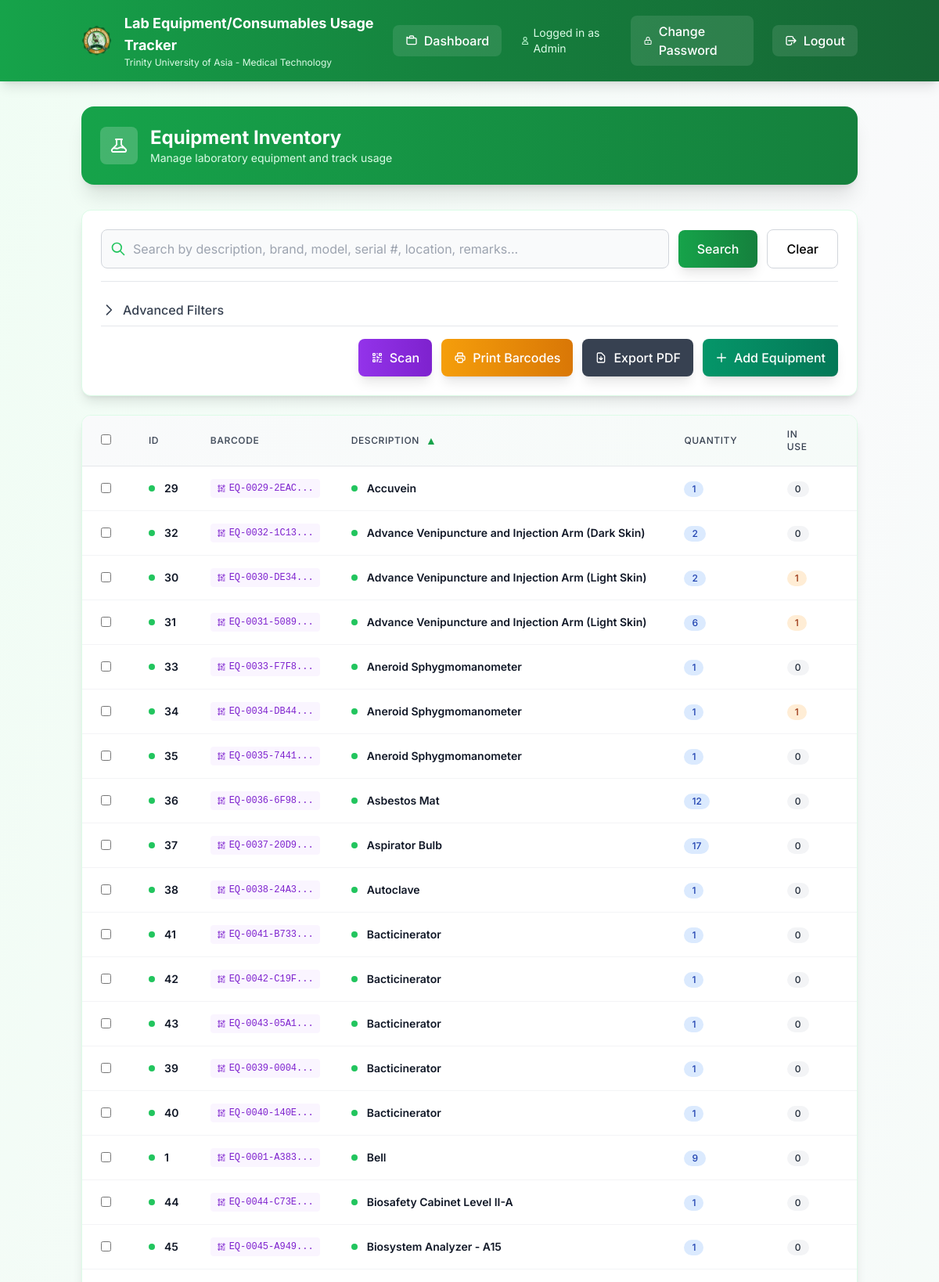
The app's page /equipment (signed in, upper part) with its own data.
### models.py (models this page shows)
class Equipment(db.Model):
    id = db.Column(db.Integer, primary_key=True)
    description = db.Column(db.String(200), nullable=False)
    qty = db.Column(db.Integer)
    date_purchased = db.Column(db.String(20))
    serial_number = db.Column(db.String(100))
    brand_name = db.Column(db.String(100))
    model = db.Column(db.String(100))
    remarks = db.Column(db.String(100))
    location = db.Column(db.String(200))
    barcode = db.Column(db.String(50), nullable=True)  # Barcode for quick scanning

### app.py (the view, shortened to what this page needs)
@app.route('/equipment')
def equipment():
    if 'user_id' not in session:
        return redirect(url_for('login'))
    q = request.args.get('q', '').strip()
    sort = request.args.get('sort', 'description')
    direction = request.args.get('dir', 'asc').lower()
    direction = 'desc' if direction == 'desc' else 'asc'
    location_filter = request.args.get('location', '').strip()
    brand_filter = request.args.get('brand', '').strip()
    date_from = request.args.get('date_from', '').strip()
    date_to = request.args.get('date_to', '').strip()
    sortable_fields = {
        'description', 'qty', 'date_purchased', 'serial_number',
        'brand_name', 'model', 'remarks', 'location',
        'in_use', 'on_stock'
    }
    if sort not in sortable_fields:
        sort = 'description'
    active_borrows_sq = (db.session.query(
            BorrowLog.equipment_id.label('eq_id'),
            func.sum(BorrowLog.quantity_borrowed).label('in_use')  # Sum quantities instead of count
        )
        .filter(BorrowLog.returned_at.is_(None))
        .group_by(BorrowLog.equipment_id)
        .subquery())
    in_use_col = func.coalesce(active_borrows_sq.c.in_use, 0).label('in_use')
    on_stock_col = (func.coalesce(Equipment.qty, 0) - func.coalesce(active_borrows_sq.c.in_use, 0)).label('on_stock')
    query = (db.session.query(Equipment, in_use_col, on_stock_col)
             .outerjoin(active_borrows_sq, Equipment.id == active_borrows_sq.c.eq_id))
    if location_filter:
        query = query.filter(Equipment.location.ilike(f"%{location_filter}%"))
    if brand_filter:
        query = query.filter(Equipment.brand_name.ilike(f"%{brand_filter}%"))
    if date_from:
        query = query.filter(Equipment.date_purchased >= date_from)
    if date_to:
        query = query.filter(Equipment.date_purchased <= date_to)
    if sort == 'in_use':
        sort_col = in_use_col
    elif sort == 'on_stock':
        sort_col = on_stock_col
    else:
        sort_col = getattr(Equipment, sort)
    query = query.order_by(sort_col.desc() if direction == 'desc' else sort_col.asc())
    rows = query.all()
    items = []
    for e, in_use, on_stock in rows:
        setattr(e, 'in_use', int(in_use or 0))
        setattr(e, 'on_stock', int(on_stock or 0))
        items.append(e)
    all_locations = db.session.query(Equipment.location).filter(Equipment.location.isnot(None)).distinct().all()
    locations = sorted([l[0] for l in all_locations if l[0] and l[0].strip()])
    all_brands = db.session.query(Equipment.brand_name).filter(Equipment.brand_name.isnot(None)).distinct().all()
    brands = sorted([b[0] for b in all_brands if b[0] and b[0].strip()])
    return render_template('equipment.html', items=items, q=q, sort=sort, dir=direction,
                         location_filter=location_filter, brand_filter=brand_filter,
                         date_from=date_from, date_to=date_to,
                         locations=locations, brands=brands)

### templates/equipment.html (shortened to what this page needs)
{% extends "base.html" %}
{% block content %}
<div class="bg-gradient-to-r from-green-600 to-green-700 rounded-2xl shadow-xl text-white p-6 mb-8 medical-shadow-lg">
  <div class="flex items-center justify-between flex-wrap gap-4">
    <div class="flex items-center space-x-4">
      <div class="h-12 w-12 bg-white bg-opacity-20 rounded-lg flex items-center justify-center">
      </div>
      <div>
        <h1 class="text-2xl font-bold">Equipment Inventory</h1>
        <p class="text-green-100 text-sm">Manage laboratory equipment and track usage</p>
      </div>
    </div>
  </div>
</div>
<div class="bg-white rounded-xl shadow-lg border border-green-100 p-6 mb-6 medical-shadow">
  <div class="flex flex-col gap-4">
    <div class="flex-1">
      <form method="GET" action="{{ url_for('equipment') }}" class="flex items-center gap-3">
        <div class="relative flex-1">
          <div class="absolute inset-y-0 left-0 pl-3 flex items-center pointer-events-none">
          </div>
          <input
            type="text"
            name="q"
            value="{{ q|default('') }}"
            placeholder="Search by description, brand, model, serial #, location, remarks..."
            class="block w-full pl-10 pr-3 py-3 border border-gray-300 rounded-lg focus:outline-none focus:ring-2 focus:ring-green-500 focus:border-green-500 transition duration-200 bg-gray-50 focus:bg-white"
            aria-label="Search equipment"
          />
        </div>
        <button type="submit" class="bg-gradient-to-r from-green-600 to-green-700 text-white px-6 py-3 rounded-lg hover:from-green-700 hover:to-green-800 font-medium transition duration-200 shadow-lg hover:shadow-xl">
          Search
        </button>
        <a href="{{ url_for('equipment') }}" class="px-6 py-3 rounded-lg border border-gray-300 hover:bg-gray-50 font-medium transition duration-200">
          Clear
        </a>
      </form>
    </div>
    <div class="border-t border-gray-200 pt-4">
      <details class="group">
        <summary class="cursor-pointer flex items-center gap-2 text-gray-700 hover:text-green-700 font-medium transition-colors py-2">
          <svg class="h-5 w-5 transform group-open:rotate-90 transition-transform" fill="none" stroke="currentColor" viewBox="0 0 24 24">
            <path stroke-linecap="round" stroke-linejoin="round" stroke-width="2" d="M9 5l7 7-7 7"/>
          </svg>
          Advanced Filters
        </summary>
      </details>
    </div>
  </div>
  <div class="flex flex-col lg:flex-row lg:items-center lg:justify-between gap-4 pt-4 border-t border-gray-200">
    <div class="flex items-center gap-3">
      <button type="button" onclick="openBarcodeScanner()"
              class="group flex items-center space-x-2 bg-gradient-to-r from-purple-600 to-purple-700 text-white px-4 py-3 rounded-lg hover:from-purple-700 hover:to-purple-800 font-medium transition duration-200 shadow-lg"
              title="Scan barcode to quickly find items">
        <span>Scan</span>
      </button>
      <button type="button" onclick="printSelectedBarcodes('equipment')"
              class="group flex items-center space-x-2 bg-gradient-to-r from-amber-500 to-amber-600 text-white px-4 py-3 rounded-lg hover:from-amber-600 hover:to-amber-700 font-medium transition duration-200 shadow-lg"
              title="Print selected items barcodes">
        <span>Print Barcodes</span>
      </button>
      <a href="{{ url_for('export_equipment_pdf', q=q, sort=sort, dir=dir, location=location_filter, brand=brand_filter, date_from=date_from, date_to=date_to) }}"
         class="group flex items-center space-x-2 bg-gray-700 text-white px-4 py-3 rounded-lg hover:bg-gray-800 font-medium transition duration-200 shadow-lg"
         title="Export current view to PDF">
        <svg class="h-4 w-4" fill="none" stroke="currentColor" viewBox="0 0 24 24">
          <path stroke-linecap="round" stroke-linejoin="round" stroke-width="2" d="M12 10v6m0 0l-3-3m3 3l3-3m2 8H7a2 2 0 01-2-2V5a2 2 0 012-2h5.586a1 1 0 01.707.293l5.414 5.414a1 1 0 01.293.707V19a2 2 0 01-2 2z"/>
        </svg>
        <span>Export PDF</span>
      </a>
      {% if session.role in ['admin', 'tech'] %}
      <a href="{{ url_for('add_equipment') }}" class="group flex items-center space-x-2 bg-gradient-to-r from-emerald-600 to-emerald-700 text-white px-4 py-3 rounded-lg hover:from-emerald-700 hover:to-emerald-800 font-medium transition duration-200 shadow-lg">
        <svg class="h-4 w-4" fill="none" stroke="currentColor" viewBox="0 0 24 24">
          <path stroke-linecap="round" stroke-linejoin="round" stroke-width="2" d="M12 4v16m8-8H4"/>
        </svg>
        <span>Add Equipment</span>
      </a>
      {% endif %}
    </div>
  </div>
</div>
<div class="bg-white rounded-xl shadow-lg border border-green-100 overflow-hidden medical-shadow">
  <div class="overflow-x-auto">
    <table class="min-w-full divide-y divide-gray-200">
      <thead class="bg-gradient-to-r from-gray-50 to-green-50">
        <tr>
          {% set _sort = sort|default('description') %}
          {% set _dir = dir|default('asc') %}
          {% macro sort_link(label, field) -%}
            {%- set is_sorted = (_sort == field) -%}
            {%- set next_dir = 'desc' if is_sorted and _dir == 'asc' else 'asc' -%}
            <a
              href="{{ url_for('equipment', sort=field, dir=next_dir, q=q) }}"
              class="group inline-flex items-center gap-2 text-gray-700 hover:text-green-700 font-medium transition-colors"
            >
              <span>{{ label }}</span>
              {%- if is_sorted -%}
                <span class="text-green-600 text-sm">{{ '▲' if _dir == 'asc' else '▼' }}</span>
              {%- else -%}
                <span class="text-gray-400 group-hover:text-green-500 text-sm opacity-0 group-hover:opacity-100 transition-opacity">↕</span>
              {%- endif -%}
            </a>
          {%- endmacro %}
          <th class="px-6 py-4 text-left text-xs font-semibold text-gray-600 uppercase tracking-wider">
            <input type="checkbox" id="selectAllItems" onclick="toggleSelectAll(this)" class="rounded text-green-600 focus:ring-green-500">
          </th>
          <th class="px-6 py-4 text-left text-xs font-semibold text-gray-600 uppercase tracking-wider">
            {{ sort_link('ID', 'id') }}
          </th>
          <th class="px-4 py-4 text-left text-xs font-semibold text-gray-600 uppercase tracking-wider">
            Barcode
          </th>
          <th class="px-6 py-4 text-left text-xs font-semibold text-gray-600 uppercase tracking-wider">
            {{ sort_link('Description', 'description') }}
          </th>
          <th class="px-6 py-4 text-left text-xs font-semibold text-gray-600 uppercase tracking-wider">
            {{ sort_link('Quantity', 'qty') }}
          </th>
          <th class="px-6 py-4 text-left text-xs font-semibold text-gray-600 uppercase tracking-wider">
            {{ sort_link('In Use', 'in_use') }}
          </th>
          <th class="px-6 py-4 text-left text-xs font-semibold text-gray-600 uppercase tracking-wider">
          </th>
        </tr>
      </thead>
      <tbody class="bg-white divide-y divide-gray-100">
        {% for item in items %}
        <tr class="hover:bg-green-50 transition-colors duration-150">
          <td class="px-6 py-4 whitespace-nowrap">
            <input type="checkbox" name="selected_items" value="equipment:{{ item.id }}" class="item-checkbox rounded text-green-600 focus:ring-green-500">
          </td>
          <td class="px-6 py-4 whitespace-nowrap">
            <div class="flex items-center">
              <div class="h-2 w-2 bg-green-500 rounded-full mr-3"></div>
              <span class="text-sm font-semibold text-gray-900">{{ item.id }}</span>
            </div>
          </td>
          <td class="px-4 py-4 whitespace-nowrap">
            <div class="relative group">
              <button onclick="showBarcodePopover({{ item.id }}, 'equipment')"
                      class="inline-flex items-center px-2 py-1 text-xs font-mono bg-purple-50 text-purple-700 rounded hover:bg-purple-100 transition-colors cursor-pointer"
                      title="Click to view barcode">
                {{ item.barcode[:12] if item.barcode else 'Generate' }}...
              </button>
            </div>
          </td>
          <td class="px-6 py-4 whitespace-nowrap">
            <div class="flex items-center">
              <div class="h-2 w-2 bg-green-500 rounded-full mr-3"></div>
              <span class="text-sm font-semibold text-gray-900">{{ item.description }}</span>
            </div>
          </td>
          <td class="px-6 py-4 whitespace-nowrap text-sm text-gray-700">
            <span class="inline-flex items-center px-2.5 py-0.5 rounded-full text-xs font-medium bg-blue-100 text-blue-800">
              {{ item.qty }}
            </span>
          </td>
          <td class="px-6 py-4 whitespace-nowrap text-sm text-gray-700">
            <span class="inline-flex items-center px-2.5 py-0.5 rounded-full text-xs font-medium {% if item.in_use > 0 %}bg-orange-100 text-orange-800{% else %}bg-gray-100 text-gray-800{% endif %}">
              {{ item.in_use }}
            </span>
          </td>
          <td class="px-6 py-4 whitespace-nowrap text-sm text-gray-700">
          </td>
        </tr>
        {% endfor %}
      </tbody>
    </table>
  </div>
</div>
{% endblock %}

### templates/base.html (style rules this page uses)
body { font-family: 'Inter', sans-serif; }
* { transition: all 0.2s ease-in-out; }
.medical-shadow { box-shadow: 0 4px 6px -1px rgba(16, 185, 129, 0.1), 0 2px 4px -1px rgba(16, 185, 129, 0.06); }
.medical-shadow-lg { box-shadow: 0 10px 15px -3px rgba(16, 185, 129, 0.1), 0 4px 6px -2px rgba(16, 185, 129, 0.05); }

### records on screen
Equipment: id "29", barcode "EQ-0029-2EAC", description "Accuvein", qty "1", in_use "0"
Equipment: id "32", barcode "EQ-0032-1C13", description "Advance Venipuncture and Injection Arm (Dark Skin)", qty "2", in_use "0"
Equipment: id "30", barcode "EQ-0030-DE34", description "Advance Venipuncture and Injection Arm (Light Skin)", qty "2", in_use "1"
Equipment: id "31", barcode "EQ-0031-5089", description "Advance Venipuncture and Injection Arm (Light Skin)", qty "6", in_use "1"
Equipment: id "33", barcode "EQ-0033-F7F8", description "Aneroid Sphygmomanometer", qty "1", in_use "0"
Equipment: id "34", barcode "EQ-0034-DB44", description "Aneroid Sphygmomanometer", qty "1", in_use "1"
Equipment: id "35", barcode "EQ-0035-7441", description "Aneroid Sphygmomanometer", qty "1", in_use "0"
Equipment: id "36", barcode "EQ-0036-6F98", description "Asbestos Mat", qty "12", in_use "0"
Equipment: id "37", barcode "EQ-0037-20D9", description "Aspirator Bulb", qty "17", in_use "0"
Equipment: id "38", barcode "EQ-0038-24A3", description "Autoclave", qty "1", in_use "0"
Equipment: id "41", barcode "EQ-0041-B733", description "Bacticinerator", qty "1", in_use "0"
Equipment: id "42", barcode "EQ-0042-C19F", description "Bacticinerator", qty "1", in_use "0"
Equipment: id "43", barcode "EQ-0043-05A1", description "Bacticinerator", qty "1", in_use "0"
Equipment: id "39", barcode "EQ-0039-0004", description "Bacticinerator", qty "1", in_use "0"
Equipment: id "40", barcode "EQ-0040-140E", description "Bacticinerator", qty "1", in_use "0"
Equipment: id "1", barcode "EQ-0001-A383", description "Bell", qty "9", in_use "0"
Equipment: id "44", barcode "EQ-0044-C73E", description "Biosafety Cabinet Level II-A", qty "1", in_use "0"
Equipment: id "45", barcode "EQ-0045-A949", description "Biosystem Analyzer - A15", qty "1", in_use "0"

### other values on screen
{{ session.get('role', 'User').title() }} "Admin"
{{ label }} "ID DESCRIPTION QUANTITY IN USE"
{{ '▲' if _dir == 'asc' else '▼' }} "▲"
